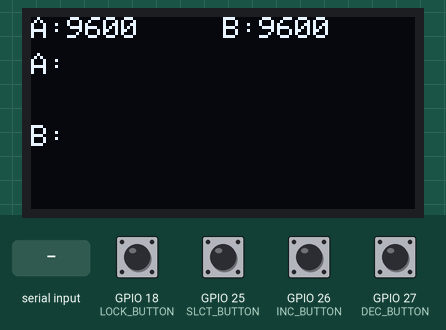
Bench run of a program on a simulated ESP32. On the bench: 128×64 one-colour display. The inputs (shaded band) are chosen by the test bench; at power-on: GPIO 18 (LOCK_BUTTON), GPIO 25 (SLCT_BUTTON), GPIO 26 (INC_BUTTON), GPIO 27 (DEC_BUTTON) LOW. EEPROM starts erased; what the program prints to the serial monitor is not drawn.

Above: at 1.2 s.
1.3 s: GPIO 25 (SLCT_BUTTON) pulled HIGH for 0.15 s
At 2.2 s:
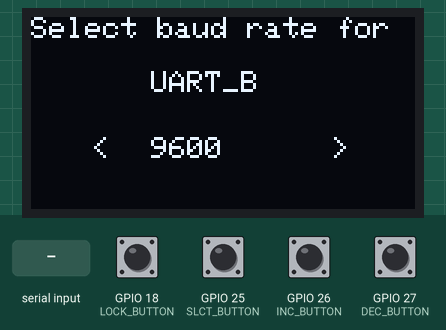
4.4 s: GPIO 26 (INC_BUTTON) pulled HIGH for 0.15 s
At 5.4 s:
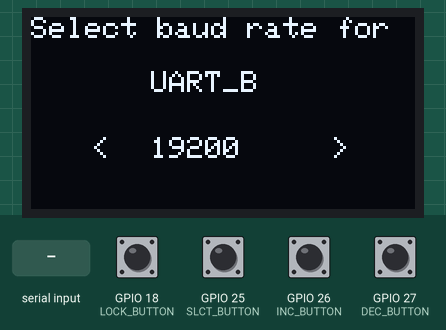
7.5 s: GPIO 25 (SLCT_BUTTON) pulled HIGH for 1 s
At 8.7 s:
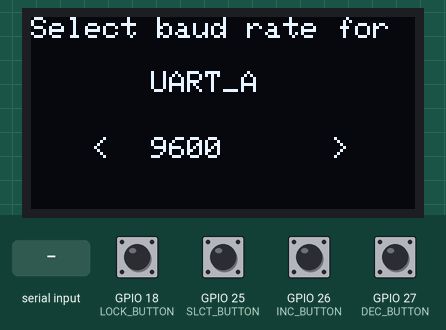
11.5 s: GPIO 27 (DEC_BUTTON) pulled HIGH for 0.15 s
At 12.2 s:
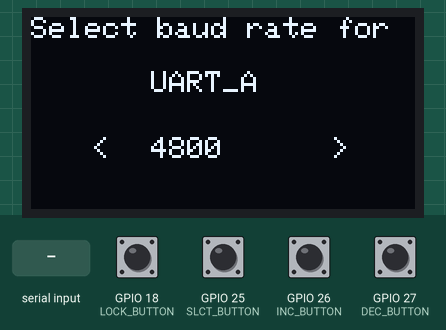
14.6 s: "1\n" received over the second serial link
At 15.8 s:
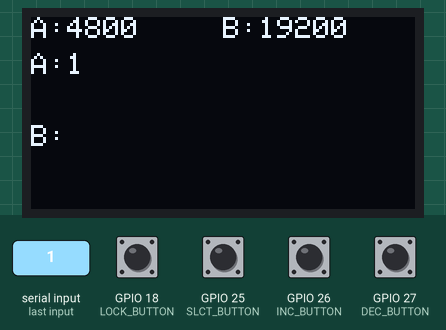
16.2 s: "0\n" received over the second serial link
At 17.6 s:
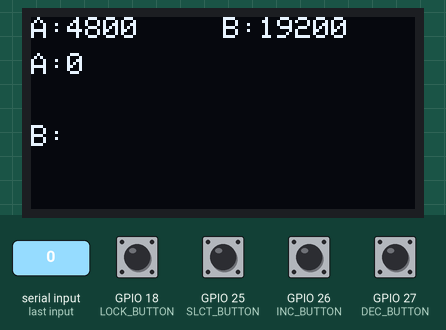
Timing chart, 0 to 18.7 s (numbered marks = the images above; inputs shaded):
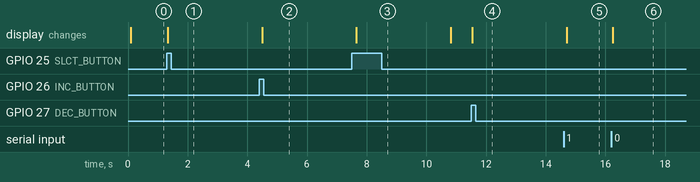

The program:

main.cpp
```cpp
#include <Arduino.h>
#include <HardwareSerial.h>
#include <display/OLED.h>
#include <config/BaudConfig.h>
#include <storage/EEPROM_Storage.h>

// Tạo 2 UART riêng
HardwareSerial Seria1(1);
HardwareSerial Seria2(2);

// UART pins
#define UART1_RX_PIN 16
#define UART1_TX_PIN 17
#define UART2_RX_PIN 5
#define UART2_TX_PIN 4

// Button pins
#define INC_BUTTON 26
#define DEC_BUTTON 27
#define SLCT_BUTTON 25
#define LOCK_BUTTON 18

int baudIndex1 = 0;
int baudIndex2 = 0;
bool isBaud1 = true;
int baudrateA, baudrateB;

String msg_A = "";
String msg_B = "";

volatile bool inInterruptMode = false;
volatile bool buttonPressed = false;
volatile int buttonType = 0; // 0=none, 1=inc, 2=dec, 3=select

// Store original baud rates when entering interrupt mode
int originalBaudIndex1 = 0;
int originalBaudIndex2 = 0;
bool wasInInterruptMode = false;

unsigned long lastDebounceTime = 0;

hw_timer_t* timer = NULL;

// Minimal ISR handler - just set flags and record button type
void IRAM_ATTR handleButtonInterrupt() {
  if (millis() - lastDebounceTime < 50) return;
  lastDebounceTime = millis();

  if (!inInterruptMode) {
    inInterruptMode = true;
    // Store original values when entering interrupt mode
    originalBaudIndex1 = baudIndex1;
    originalBaudIndex2 = baudIndex2;
  }
  buttonPressed = true;
  // Record which button was pressed
  if (digitalRead(INC_BUTTON) == HIGH) {
    buttonType = 1;
  }
  else if (digitalRead(DEC_BUTTON) == HIGH) {
    buttonType = 2;
  }
  else if (digitalRead(SLCT_BUTTON) == HIGH) {
    buttonType = 3;
  } else if (digitalRead(LOCK_BUTTON) == HIGH) {
    buttonType = 4;
  }

  // Reset timer on any button press
  timerWrite(timer, 0);
  timerAlarmEnable(timer);
}

// Process button actions in main loop (not in ISR)
void processButtonAction() {
  if (!buttonPressed) return;

  buttonPressed = false;
  int* baudIndex = (isBaud1) ? &baudIndex1 : &baudIndex2;

  switch (buttonType) {
    case 1: // INC_BUTTON
      *baudIndex = (*baudIndex + 1) % baud_count;
      break;

    case 2: // DEC_BUTTON
      *baudIndex = (*baudIndex - 1 + baud_count) % baud_count;
      break;

    case 3: // SLCT_BUTTON
      Serial.print("Chọn baudrate kênh truyền ");
      Serial.print(isBaud1 ? "1: " : "2: ");
      Serial.println(baud_list[*baudIndex]);
      isBaud1 = !isBaud1;
      break;

    case 4:
      inInterruptMode = false;
      timerAlarmDisable(timer);
      break;
  }

  buttonType = 0;
}

// Check and save baud rates after timeout
void checkAndSaveBaudRates() {
  // Use optimized single-commit save function
  saveBaudRates(baudIndex1, baudIndex2);

  // Update UART configurations if they changed
  if (originalBaudIndex1 != baudIndex1) {
    Seria1.begin(baud_list[baudIndex1], SERIAL_8N1, 16, 17);
    Serial.print("Cập nhật baud rate cho UART_A: ");
    Serial.println(baud_list[baudIndex1]);
  }

  if (originalBaudIndex2 != baudIndex2) {
    Seria2.begin(baud_list[baudIndex2], SERIAL_8N1, 5, 4);
    Serial.print("Cập nhật baud rate cho UART_B: ");
    Serial.println(baud_list[baudIndex2]);
  }

  baudrateA = baud_list[baudIndex1];
  baudrateB = baud_list[baudIndex2];
}

inline void handleUARTCommunication() {
  String received;
  if (Seria1.available()) {
    received = Seria1.readStringUntil('\n');
    Serial.print("Từ UART1: ");
    Serial.println(received);
    Seria2.println(received);
    msg_A = received;
  }

  if (Seria2.available()) {
    received = Seria2.readStringUntil('\n');
    Serial.print("Từ UART2: ");
    Serial.println(received);
    Seria1.println(received);
    msg_B = received;
  }
}

// Timer interrupt handler - handles timeout after user stops selecting
void IRAM_ATTR onTimer() {
  inInterruptMode = false;
  timerAlarmDisable(timer);
}

void setup() {
  Serial.begin(115200);
  while (!Serial);

  // Initialize EEPROM and load saved baud rates
  setupEEPROM();
  loadBaudRates(&baudIndex1, &baudIndex2);

  // Store initial values
  originalBaudIndex1 = baudIndex1;
  originalBaudIndex2 = baudIndex2;

  // Initialize UART with loaded baud rates
  Seria1.begin(baud_list[baudIndex1], SERIAL_8N1, UART1_RX_PIN, UART1_TX_PIN);
  Seria2.begin(baud_list[baudIndex2], SERIAL_8N1, UART2_RX_PIN, UART2_TX_PIN);

  baudrateA = baud_list[baudIndex1];
  baudrateB = baud_list[baudIndex2];

  Serial.println("ESP32 UART Bridge ready!");
  Serial.print("UART1 baud rate: ");
  Serial.println(baud_list[baudIndex1]);
  Serial.print("UART2 baud rate: ");
  Serial.println(baud_list[baudIndex2]);

  pinMode(SLCT_BUTTON, INPUT);
  pinMode(INC_BUTTON, INPUT);
  pinMode(DEC_BUTTON, INPUT);
  pinMode(LOCK_BUTTON, INPUT);

  attachInterrupt(digitalPinToInterrupt(SLCT_BUTTON), handleButtonInterrupt, RISING);
  attachInterrupt(digitalPinToInterrupt(INC_BUTTON), handleButtonInterrupt, RISING);
  attachInterrupt(digitalPinToInterrupt(DEC_BUTTON), handleButtonInterrupt, RISING);
  attachInterrupt(digitalPinToInterrupt(LOCK_BUTTON), handleButtonInterrupt, RISING);


  // Timer setup: 3 second timeout
  timer = timerBegin(0, 8000, true);
  timerAttachInterrupt(timer, &onTimer, true);
  timerAlarmWrite(timer, 30000, false); // 3 seconds = 30000 ticks × 100µs
  setup_OLED();
}

void loop() {
  // Process button actions if any
  processButtonAction();

  // Check if we just exited interrupt mode (timer timeout occurred)
  if (wasInInterruptMode && !inInterruptMode) {
    checkAndSaveBaudRates();
    wasInInterruptMode = false;
  }

  // Update interrupt mode state
  wasInInterruptMode = inInterruptMode;

  handleUARTCommunication();

  if (inInterruptMode) {
    Serial.print("Đang chọn baudrate cho UART");
    if(isBaud1) {
      menu_UART(baud_list[baudIndex1], "UART_A");
      Serial.print("1: ");
      Serial.println(baud_list[baudIndex1]);
    } else {
      menu_UART(baud_list[baudIndex2], "UART_B");
      Serial.print("2: ");
      Serial.println(baud_list[baudIndex2]);
    }

    delay(500);
  } else {
      menu_msg(msg_A, msg_B, baudrateA, baudrateB);
  }
}
```

OLED.cpp
```cpp
#include "display/OLED.h"

Adafruit_SSD1306 display(WIDTH, HEIGHT, &Wire, OLED_RESET);

void setup_OLED() {
  Wire.begin(SDA, SCL);
  if (!display.begin(SSD1306_SWITCHCAPVCC, 0x3C)) {
    Serial.println(F("SSD1306 allocation failed"));
    return;
  }
  display.setTextWrap(true);
  display.clearDisplay();
  display.setTextSize(1);
  display.setTextColor(SSD1306_WHITE);

  display.display();
}

void menu_UART(int baud_rate, String uart_channel) {
    display.clearDisplay();
    display.setCursor(0, 0);
    display.println("Select baud rate for ");
    display.setCursor(40, 18);
    display.println(uart_channel);
    display.setCursor(20, 40);
    display.print("<");
    display.setCursor(40, 40);
    display.print(baud_rate);
    display.setCursor(100, 40);
    display.print(">");
    display.display();
}

void menu_msg(String msg_A, String msg_B, int baud_rate_A, int baud_rate_B) {
    display.clearDisplay();


    display.setCursor(0, 0);
    display.print("A:");
    display.print(baud_rate_A);

    display.setCursor(64, 0);
    display.print("B:");
    display.print(baud_rate_B);

    display.setCursor(0, 12);
    display.print("A:");
    display.println(msg_A);

    display.setCursor(0, 36);
    display.print("B:");
    display.println(msg_B);

    display.display();
}
```

OLED.h
```cpp
#ifndef OLED_H
#define OLED_H

#include <Arduino.h>
#include <Wire.h>
#include <Adafruit_GFX.h>
#include <Adafruit_SSD1306.h>

#define MAX_MESSAGE_LENGTH 64
#define MESSAGE_DISPLAY_LENGTH 20

#define WIDTH 128
#define HEIGHT 64
#define OLED_RESET -1
#define SDA 13
#define SCL 14

extern Adafruit_SSD1306 display;

void setup_OLED();
void menu_UART(int baud_rate, String uart_channel);
void menu_msg(String msg_A, String msg_B, int baud_rate_A, int baud_rate_B);
String truncateMessage(String message, int maxLength);

#endif
```

EEPROM_Storage.cpp
```cpp
#include "EEPROM_Storage.h"
#include "config/BaudConfig.h"  // Chứa baud_list[] và baud_count

void setupEEPROM() {
    EEPROM.begin(EEPROM_SIZE);

    if (!isEEPROMInitialized()) {
        if (initializeEEPROM()) {
            Serial.println("EEPROM initialized with default values");
        } else {
            Serial.println("EEPROM initialization failed");
        }
    } else {
        Serial.println("EEPROM already initialized");
    }
}

bool isEEPROMInitialized() {
    uint8_t flag = EEPROM.read(EEPROM_INIT_FLAG_ADDR);
    uint8_t version = EEPROM.read(EEPROM_VERSION_ADDR);
    return (flag == EEPROM_INIT_VALUE && version == EEPROM_VERSION);
}

bool initializeEEPROM() {
    int defaultIndex = 5; // default baud rate indices (index 5 = 9600 baud)

    EEPROM.put(EEPROM_BAUD1_ADDR, defaultIndex);
    EEPROM.put(EEPROM_BAUD2_ADDR, defaultIndex);
    EEPROM.write(EEPROM_INIT_FLAG_ADDR, EEPROM_INIT_VALUE);
    EEPROM.write(EEPROM_VERSION_ADDR, EEPROM_VERSION);

    if (EEPROM.commit()) {
        Serial.println("EEPROM initialized with default baud rates (9600)");
        return true;
    } else {
        Serial.println("EEPROM commit failed");
        return false;
    }
}

void saveBaudRates(int baudIndex1, int baudIndex2) {
    int currentIndex1, currentIndex2;
    EEPROM.get(EEPROM_BAUD1_ADDR, currentIndex1);
    EEPROM.get(EEPROM_BAUD2_ADDR, currentIndex2);

    bool changed1 = (currentIndex1 != baudIndex1);
    bool changed2 = (currentIndex2 != baudIndex2);

    if (changed1 || changed2) {
        if (changed1) EEPROM.put(EEPROM_BAUD1_ADDR, baudIndex1);
        if (changed2) EEPROM.put(EEPROM_BAUD2_ADDR, baudIndex2);

        if (EEPROM.commit()) {
            if (changed1 && validateBaudRateIndex(baudIndex1)) {
                Serial.print("UART_A baud rate updated to: ");
                Serial.println(baud_list[baudIndex1]);
            }

            if (changed2 && validateBaudRateIndex(baudIndex2)) {
                Serial.print("UART_B baud rate updated to: ");
                Serial.println(baud_list[baudIndex2]);
            }

            Serial.println("Baud rate configuration saved to EEPROM");
        } else {
            Serial.println("EEPROM commit failed during baud rate save");
        }
    }
}

void loadBaudRates(int* baudIndex1, int* baudIndex2) {
    if (!baudIndex1 || !baudIndex2) {
        Serial.println("Invalid pointer parameters to loadBaudRates");
        return;
    }

    EEPROM.get(EEPROM_BAUD1_ADDR, *baudIndex1);
    EEPROM.get(EEPROM_BAUD2_ADDR, *baudIndex2);

    bool corrected = false;

    if (!validateBaudRateIndex(*baudIndex1)) {
        *baudIndex1 = 5;
        Serial.println("Invalid UART1 baud index, using default (9600)");
        corrected = true;
    }

    if (!validateBaudRateIndex(*baudIndex2)) {
        *baudIndex2 = 5;
        Serial.println("Invalid UART2 baud index, using default (9600)");
        corrected = true;
    }

    Serial.print("Baud rates loaded from EEPROM - UART1 index: ");
    Serial.print(*baudIndex1);
    Serial.print(" (");
    Serial.print(baud_list[*baudIndex1]);
    Serial.print("), UART2 index: ");
    Serial.print(*baudIndex2);
    Serial.print(" (");
    Serial.print(baud_list[*baudIndex2]);
    Serial.println(")");

    if (corrected) {
        saveBaudRates(*baudIndex1, *baudIndex2);
    }
}

bool validateBaudRateIndex(int index) {
    return index >= 0 && index < baud_count;
}
```

EEPROM_Storage.h
```cpp
#ifndef EEPROM_STORAGE_H
#define EEPROM_STORAGE_H

#include <Arduino.h>
#include <EEPROM.h>

// EEPROM addresses for storing baud rate indices
#define EEPROM_SIZE 512

#define EEPROM_BAUD1_ADDR 0
#define EEPROM_BAUD2_ADDR 4
#define EEPROM_INIT_FLAG_ADDR 8
#define EEPROM_INIT_VALUE 0xAA

#define EEPROM_VERSION_ADDR 9
#define EEPROM_VERSION 0x01

// Function declarations
void setupEEPROM();
void saveBaudRates(int baudIndex1, int baudIndex2);
void loadBaudRates(int* baudIndex1, int* baudIndex2);
bool isEEPROMInitialized();
bool initializeEEPROM();
bool validateBaudRateIndex(int index);

#endif
```

BaudConfig.cpp
```cpp
#include "BaudConfig.h"

const int baud_list[] = {600, 750, 1200, 2400, 4800, 9600, 19200, 31250, 38400, 57600, 74880, 115200, 230400};
const int baud_count = sizeof(baud_list) / sizeof(baud_list[0]);
```

BaudConfig.h
```cpp
#ifndef BAUD_CONFIG_H
#define BAUD_CONFIG_H

extern const int baud_list[];
extern const int baud_count;

#endif
```

Measured:
- after the input at 1.3 s, the display: changes at once (image 1)
- after the input at 4.4 s, the display: changes after 0.10 s (image 2)
- after the input at 7.5 s, the display: changes after 0.15 s (image 3)
- after the input at 11.5 s, the display: changes at once (image 4)
- after the input at 14.6 s, the display: changes after 0.10 s (image 5)
- after the input at 16.2 s, the display: changes after 0.05 s (image 6)
